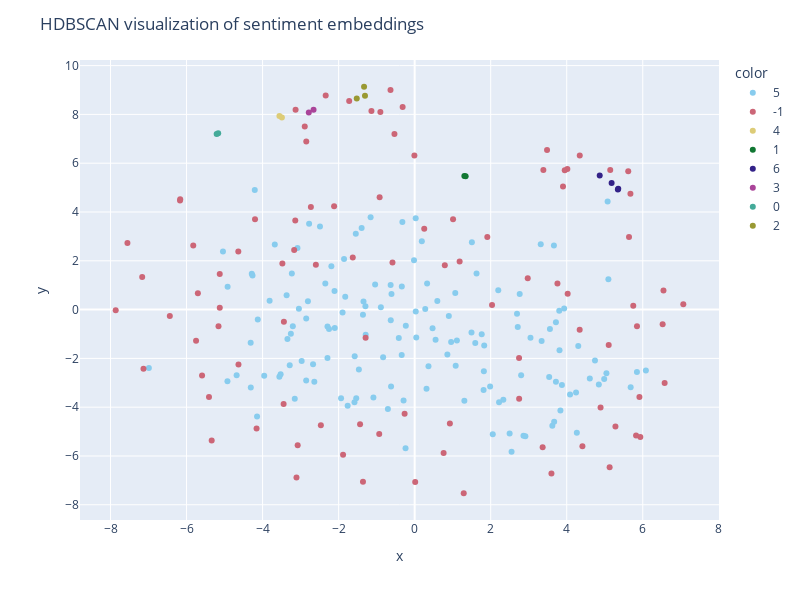

Here is the notebook cell this chart was saved with:
### Code cell
clustering = HDBSCAN(min_cluster_size=2, max_cluster_size=150).fit(X)

df["cluster"] = clustering.labels_

fig = px.scatter(
    df,
    x="x",
    y="y",
    color=df["cluster"].astype(str),
    hover_data={"text_short": True, "sentiment": True},
    color_discrete_sequence=px.colors.qualitative.Safe,
    height=600,
    width=800,
)

fig.update_layout(
    title_text="HDBSCAN visualization of sentiment embeddings",
    legend=dict(traceorder="normal"),
)
fig.show()

### Figure 1 — Plotly figure (JSON) as saved in the notebook; plotly's stock layout.template omitted (floating-point values rounded to 4 significant figures; data arrays with more than 128 entries replaced by an {"elided": "..."} marker saying what was removed)
{"data": [{"customdata": {"elided": "142x2 str values"}, "hovertemplate": "color=5<br>x=%{x}<br>y=%{y}<br>text_short=%{customdata[0]}<br>sentiment=%{customdata[1]}<extra></extra>", "legendgroup": "5", "marker": {"color": "rgb(136, 204, 238)", "symbol": "circle"}, "mode": "markers", "name": "5", "orientation": "v", "showlegend": true, "type": "scatter", "x": {"elided": "142 float values"}, "xaxis": "x", "y": {"elided": "142 float values"}, "yaxis": "y"}, {"customdata": {"elided": "93x2 str values"}, "hovertemplate": "color=-1<br>x=%{x}<br>y=%{y}<br>text_short=%{customdata[0]}<br>sentiment=%{customdata[1]}<extra></extra>", "legendgroup": "-1", "marker": {"color": "rgb(204, 102, 119)", "symbol": "circle"}, "mode": "markers", "name": "-1", "orientation": "v", "showlegend": true, "type": "scatter", "x": [-0.9024, -1.628, -4.199, 5.75, -2.119, -1.36, 2.746, -1.291, 5.639, 5.128, 5.144, 4.412, -0.2644, -5.824, -2.73, -0.006852, 3.482, 6.576, -1.722, -5.41, -2.599, -4.639, 5.848, -3.14, 5.104, -7.167, 2.035, 6.545, 3.902, -0.9323, 3.756, 0.01449, 4.017, -2.891, 4.89, 3.948, -5.592, -0.3163, 5.824, -5.126, 7.066, -3.44, -3.109, 2.748, 1.911, -5.127, 5.281, -5.75, 3.385, -2.468, 0.7616, 5.912, -6.172, 5.675, 5.935, 2.974, -0.6356, -3.132, -1.137, -0.5317, -4.635, 4.341, 4.342, -3.169, 1.01, -4.158, -7.133, -1.436, -3.077, -5.339, 5.618, 3.366, -3.447, 1.29, -2.851, -5.703, 1.182, 0.9267, -2.34, 3.598, -6.167, -1.884, 0.2517, -7.864, 6.523, -7.555, -5.16, -0.9216, -6.441, -0.5838, 0.7931, -3.48, 4.025], "xaxis": "x", "y": [8.103, 2.133, 3.702, 0.1541, 4.237, -7.053, -1.987, -1.156, 2.979, -6.458, 5.723, -5.598, -4.268, 2.629, 4.204, 6.319, 6.542, -3.005, 8.548, -3.578, 1.834, 2.382, -0.6803, 3.655, -1.453, 1.333, 0.1902, 0.7807, 5.046, -5.102, 1.065, -7.066, 5.765, 7.5, -4.014, 5.711, -2.697, 8.307, -5.159, 0.08038, 0.2144, -0.4971, -6.885, -3.653, 2.98, 1.455, -4.791, -1.276, 5.725, -4.742, -5.874, -3.584, 4.469, 4.743, -5.224, 1.289, 8.996, 8.193, 8.14, 7.2, -2.249, -0.8222, 6.311, 2.446, 3.701, -4.876, -2.426, -4.7, -5.558, -5.362, 5.667, -5.641, -3.865, -7.528, 6.894, 0.6653, 1.972, -4.672, 8.779, -6.718, 4.525, -5.949, 3.313, -0.02957, -0.6043, 2.731, -0.6807, 4.607, -0.2648, 1.925, 1.818, 1.891, 0.6527], "yaxis": "y"}, {"customdata": [["Trudno w tej chwili powiedzieć , jak długo potrwa to ożywienie i czy przyniesie w rezultacie wyraźni", "Zero"], ["Bardzo optymistyczny , czy wręcz sensacyjny materiał „ Ceny hoteli na Euro 2012 skoczą dziesięciokro", "Zero"]], "hovertemplate": "color=4<br>x=%{x}<br>y=%{y}<br>text_short=%{customdata[0]}<br>sentiment=%{customdata[1]}<extra></extra>", "legendgroup": "4", "marker": {"color": "rgb(221, 204, 119)", "symbol": "circle"}, "mode": "markers", "name": "4", "orientation": "v", "showlegend": true, "type": "scatter", "x": [-3.493, -3.557], "xaxis": "x", "y": [7.873, 7.94], "yaxis": "y"}, {"customdata": [["Blisko do centrum , ładne pokoje , miła obsługa . Polecam , . . . bez auta . . . Opisuje że ma bezpł", "Plus"], ["Pokoj zarezerwowany przez booking . com , po przyjeździe na miejsce obiekt pozamykany , nikt nie otw", "Minus"]], "hovertemplate": "color=1<br>x=%{x}<br>y=%{y}<br>text_short=%{customdata[0]}<br>sentiment=%{customdata[1]}<extra></extra>", "legendgroup": "1", "marker": {"color": "rgb(17, 119, 51)", "symbol": "circle"}, "mode": "markers", "name": "1", "orientation": "v", "showlegend": true, "type": "scatter", "x": [1.308, 1.341], "xaxis": "x", "y": [5.48, 5.462], "yaxis": "y"}, {"customdata": [["Byl to chyba najdziwniejszy hotel w jakim bylem . Prawdopodobnie stary hotel robotniczy , ktory zost", "Amb"], ["spedzilismy w hotelu tatra 2 noce , hotel czysty , pokoje przestronne . basen , kregielnia , drink b", "Plus"], ["Opis i zdjecia zupelnie nie oddaja tego jaki jest stan faktyczny hostelu . . Z zewnatrz wygladal lad", "Minus"], ["Nie polecam tego hotelu . Brudny , slabe jedzenie codziennie to samo lub to co zostalo z wczoraj prz", "Minus"]], "hovertemplate": "color=6<br>x=%{x}<br>y=%{y}<br>text_short=%{customdata[0]}<br>sentiment=%{customdata[1]}<extra></extra>", "legendgroup": "6", "marker": {"color": "rgb(51, 34, 136)", "symbol": "circle"}, "mode": "markers", "name": "6", "orientation": "v", "showlegend": true, "type": "scatter", "x": [5.355, 4.867, 5.18, 5.345], "xaxis": "x", "y": [4.948, 5.497, 5.193, 4.918], "yaxis": "y"}, {"customdata": [["Ponad 6 tys . hoteli z niespełna milionem pokoi znajdowało się w budowie i różnych fazach projektowa", "Zero"], ["Sieć hoteli Accor prowadzi pilotażowy program monitoringu mediów społecznościowych pod kątem lokalny", "Zero"]], "hovertemplate": "color=3<br>x=%{x}<br>y=%{y}<br>text_short=%{customdata[0]}<br>sentiment=%{customdata[1]}<extra></extra>", "legendgroup": "3", "marker": {"color": "rgb(170, 68, 153)", "symbol": "circle"}, "mode": "markers", "name": "3", "orientation": "v", "showlegend": true, "type": "scatter", "x": [-2.785, -2.66], "xaxis": "x", "y": [8.081, 8.192], "yaxis": "y"}, {"customdata": [["W lipcu 2012 r . w bazie Głównego Urzędu Statystycznego było zarejestrowanych 7177 obiektów zbiorowe", "Zero"], ["W 2013 r . w turystycznych obiektach noclegowych miejsca całoroczne stanowiły aż 68 proc . wszystkic", "Zero"]], "hovertemplate": "color=0<br>x=%{x}<br>y=%{y}<br>text_short=%{customdata[0]}<br>sentiment=%{customdata[1]}<extra></extra>", "legendgroup": "0", "marker": {"color": "rgb(68, 170, 153)", "symbol": "circle"}, "mode": "markers", "name": "0", "orientation": "v", "showlegend": true, "type": "scatter", "x": [-5.168, -5.208], "xaxis": "x", "y": [7.223, 7.194], "yaxis": "y"}, {"customdata": [["Na początek 2015 roku planowane jest rozpoczęcie budowy hotelu Widewaters Group Inc . w centrum mias", "Zero"], ["Even Hotel , obiekt marki adresowanej do gości dbających o zdrowie i kondycję , zostanie uruchomiony", "Zero"], ["Modernizacja w Novotel Gdańsk Marina obejmie remont powierzchni ogólnodostępnych : lobby , recepcji ", "Zero"]], "hovertemplate": "color=2<br>x=%{x}<br>y=%{y}<br>text_short=%{customdata[0]}<br>sentiment=%{customdata[1]}<extra></extra>", "legendgroup": "2", "marker": {"color": "rgb(153, 153, 51)", "symbol": "circle"}, "mode": "markers", "name": "2", "orientation": "v", "showlegend": true, "type": "scatter", "x": [-1.523, -1.307, -1.331], "xaxis": "x", "y": [8.656, 8.765, 9.133], "yaxis": "y"}], "layout": {"height": 600, "legend": {"title": {"text": "color"}, "tracegroupgap": 0, "traceorder": "normal"}, "margin": {"t": 60}, "title": {"text": "HDBSCAN visualization of sentiment embeddings"}, "width": 800, "xaxis": {"anchor": "y", "domain": [0, 1], "title": {"text": "x"}}, "yaxis": {"anchor": "x", "domain": [0, 1], "title": {"text": "y"}}}}
